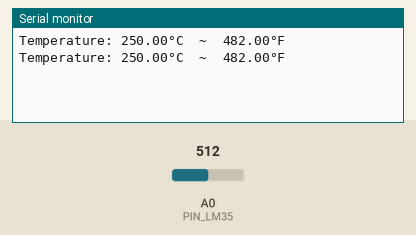
A sketch run on a simulated Arduino Uno, built with avr-gcc and run on an emulated ATmega328P. Shown: the last lines printed to the serial monitor. The test bench sets the inputs (shaded band); at power-on: A0 (PIN_LM35) = 512.

Above: at 1.2 s.
1.3 s: A0 (PIN_LM35) set to 716
At 2.6 s:
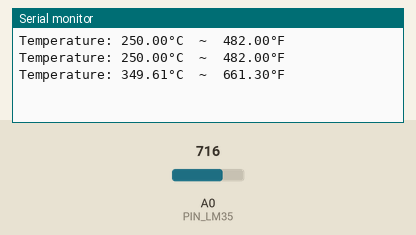
2.8 s: A0 (PIN_LM35) set to 900
At 3.8 s:
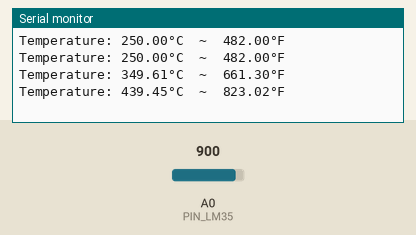
Timing chart, 0 to 5.8 s (numbered marks = the images above; inputs shaded):
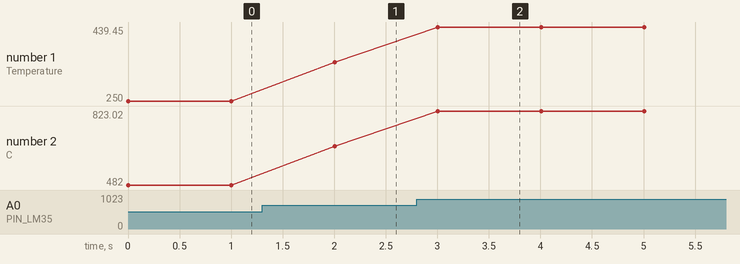

The sketch:

parts-lm35-temperature_sensor.ino
```cpp
/************************************************
 * Author: AISK11                               *
 * Description: code to get temperature value   *
 *              from LM35 temperature sensor.   *
 * Date Created: 2021-12-01                     *
 * Last Updated: 2021-12-14                     *
 ************************************************/
/* Arduino IDE Set up:
 ** Tools -> Port -> /dev/ttyACM0
 ** Tools -> Board -> Arduino Uno
 */

/* Docs:
 ** Arduino Uno:
 *** https://store.arduino.cc/products/arduino-uno-rev3/
 ** LM35:
 *** https://arduinogetstarted.com/tutorials/arduino-lm35-temperature-sensor
 */

/* Schematic:
 ** LM35:
 *** Arduino UNO 5V     <=> LM35 VCC -+-,
 *** Arduino UNO A<0;5> <=> LM35 OUT -|  )
 *** Arduino UNO GROUND <=> LM35 GND -+-'
 */

/* Theory:
 ** Temperature range:      0 - 500 °C
 ** Reading Resolution:     5000mv / 1024 = 4.88 mV
 ** Temperature Resolution: 0.488 °C
 */

/* Note:
 ** If sensor is outputting too high values, connect to separate ground.
 */


/************************
 **     GPIO Pins      **
 ************************/
/* GPIO <A0;A5> pin connected to LM35 OUTPUT. */
static const unsigned char PIN_LM35 = A0;


/************************
 ** Constant Variables **
 ************************/
/* 5000 because 5V. */
#define ADC_VREF_mV    5000.0
/* 5000 / 1024 = 4.88 mV and Temperature Resolution is 0.488 °C. */
#define ADC_RESOLUTION 1024.0


/************************
 ** Arduino Functions  **
 ************************/
void setup() {
  /* Initialize serial communication at 9600 bits per second. */
  Serial.begin(9600);
}


void loop() {
  Serial.print("Temperature: ");
  Serial.print(lm35_celsius(PIN_LM35));
  Serial.print("°C");
  /* Separator between Celsius and Fahrenheit. */
  Serial.print("  ~  ");
  Serial.print(lm35_fahrenheit(PIN_LM35));
  Serial.println("°F");
  delay(1000);
}


/************************
 ** Program Functions  **
 ************************/
/* Return Celsius degrees. */
float lm35_celsius(const unsigned char pin_lm35) {
  /* Get the ADC value from the temperature sensor. */
  int adc_value = analogRead(pin_lm35);

  /* Convert the ADC value to voltage in millivolt. */
  float milli_volt = adc_value * (ADC_VREF_mV / ADC_RESOLUTION);

  /* Convert the voltage to the temperature in Celsius. */
  float temp_celsius = milli_volt / 10;

  return temp_celsius;
}


/* Return Fahrenheit degrees. */
float lm35_fahrenheit(const unsigned char pin_lm35) {
  /* Convert the Celsius to Fahrenheit. */
  float temp_fahrenheit = lm35_celsius(pin_lm35) * 9 / 5 + 32;

  return temp_fahrenheit;
}
```

Measured:
- after the input at 1.3 s, the serial monitor: prints a new line after 0.70 s (image 1)
- after the input at 2.8 s, the serial monitor: prints a new line after 0.20 s (image 2)
- plotted number 1: 250 → 349.61 after the input at 1.3 s, 349.61 → 439.45 after the input at 2.8 s
- plotted number 2: 482 → 661.3 after the input at 1.3 s, 661.3 → 823.02 after the input at 2.8 s
